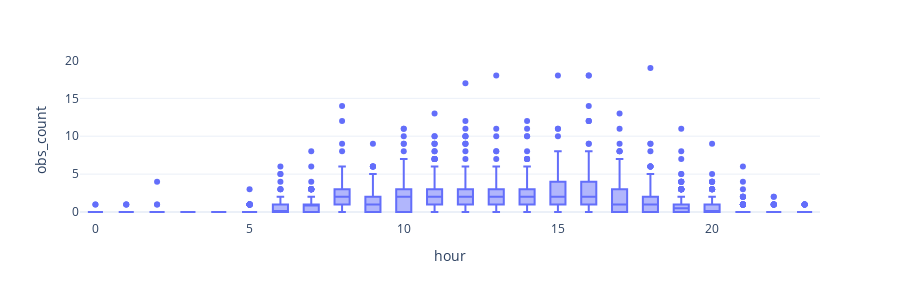

The notebook cell this image was saved under:
### Markdown cell above
### IQR

The first, and somewhat naive approach is to draw a boxplots, which use **IQR** (Interquartile Range) to identify outliers:

### Code cell
# create a box plot of counts for each hour
px.box(resampled_clean, x="hour", y="obs_count", height=300, width=900)

### Figure 1 — Plotly figure (JSON) as saved in the notebook; plotly's stock layout.template omitted (floating-point values rounded to 4 significant figures; data arrays with more than 128 entries replaced by an {"elided": "..."} marker saying what was removed)
{"data": [{"alignmentgroup": "True", "hovertemplate": "hour=%{x}<br>obs_count=%{y}<extra></extra>", "legendgroup": "", "marker": {"color": "#636efa"}, "name": "", "notched": false, "offsetgroup": "", "orientation": "v", "showlegend": false, "type": "box", "x": {"elided": "4140 int values"}, "x0": " ", "xaxis": "x", "y": {"elided": "4140 int values"}, "y0": " ", "yaxis": "y"}], "layout": {"boxmode": "group", "height": 300, "legend": {"tracegroupgap": 0}, "margin": {"t": 60}, "width": 900, "xaxis": {"anchor": "y", "autorange": true, "domain": [0, 1], "range": [-0.5, 23.5], "title": {"text": "hour"}, "type": "linear"}, "yaxis": {"anchor": "x", "autorange": true, "domain": [0, 1], "range": [-1.056, 20.06], "title": {"text": "obs_count"}, "type": "linear"}}}
